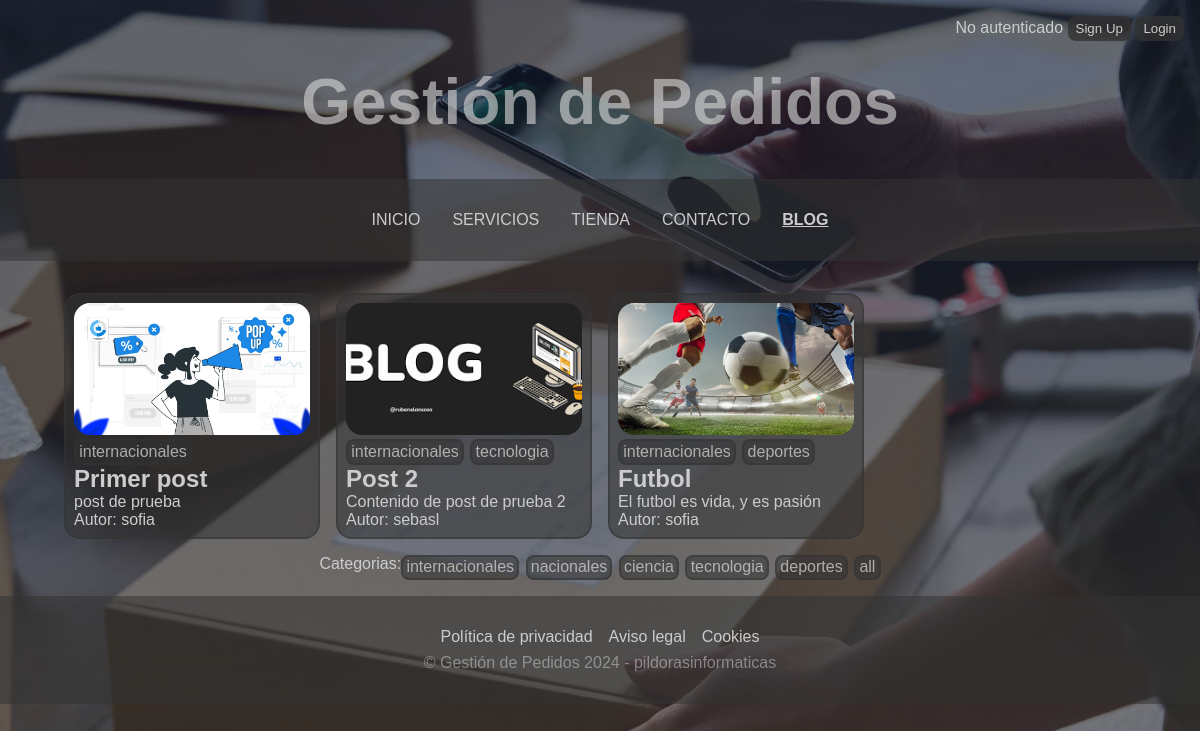
Page /blog/categoria/1 on the committed database.
### blog/models.py (models this page shows, shortened)
class Post(models.Model):
    titulo = models.CharField(max_length=50)
    contenido = models.CharField(max_length=50)
    imagen = models.ImageField(upload_to='blog', null=True, blank=True)
    autor = models.ForeignKey(User, on_delete=models.CASCADE)
    categorias = models.ManyToManyField(Categoria)
    created = models.DateTimeField(auto_now_add=True)
    updated = models.DateTimeField(auto_now_add=True)
    class Meta():
        verbose_name = "post"
        verbose_name_plural = "posts"

class Categoria(models.Model):
    nombre = models.CharField(max_length=50)
    created = models.DateTimeField(auto_now_add=True)
    updated = models.DateTimeField(auto_now_add=True)
    class Meta():
        verbose_name = "categoria"
        verbose_name_plural = "categorias"

### blog/views.py (the view)
# urls.py: path('categoria/<int:categoria_id>', views.categoria, name='categoria')
def categoria(request, categoria_id):
    categoria = Categoria.objects.get(id=categoria_id)
    posts = Post.objects.filter(categorias=categoria)
    categorias = Categoria.objects.all()
    return render(request, "blog/categoria.html", {'categoria': categoria, 'posts': posts, 'categorias': categorias})

### carro/context_processor.py (called while the page is built)
def importe_total_carro(request):
    total = 0
    if request.user.is_authenticated:
        if "carro" in request.session:
            for key, value in request.session["carro"].items():
                total = total + float(value["precio"])
    return {"importe_total_carro": total}

### blog/templates/blog/categoria.html
{% extends "proyectowebapp/base.html" %}
{% load static %}
{% block custom_style %}
<link href="{% static 'proyectowebapp/css/blog.css'%}" rel="stylesheet">
{% endblock %}
{% block main %}
<main class="content">
  <section class="posts">
    {% for post in posts %}
    <article class="post">
      {% if post.imagen %}
      <div class="post__img-container">
        <img src="{{post.imagen.url}}" alt="{{post.titulo}}">
      </div>
      {% endif %}
      <div class="categories-container">
        {% for categorie in post.categorias.all %}
        <p class="categorie"><a href="{% url "categoria" categorie.id %}">{{categorie.nombre}}</a></p>
        {% endfor %}
      </div>
      <div class="post__description-container">
        <h2 class="post__title">{{post.titulo}}</h2>
        <p class="post__content">{{post.contenido}}</p>
      </div>
      <div class="post_author">Autor: {{post.autor}}</div>
    </article>
    {% endfor %}
  </section>
  <section class="categories">
    Categorias:
    <div class="categories-container">
    {% for categorie in categorias %}
      <p class="categorie"><a href="{% url "categoria" categorie.id %}">{{categorie.nombre}}</a></p>
    {% endfor %}
      <p class="categorie"><a href="{% url "blog" %}">all</a></p>
    </div>
  </section>
</main>
{% endblock %}

### proyectowebapp/static/proyectowebapp/css/index.css (style rules this page uses)
* { margin: 0; padding: 0; box-sizing: border-box; }
body { font-family: sans-serif; color: #ccc; background: linear-gradient(rgba(15, 25, 47, 0.65), rgba(60, 60, 60, 0.65)), url("../img/bg_main.jpg"); background-attachment: fixed; background-position: center; background-size: cover; }

### proyectowebapp/static/proyectowebapp/css/blog.css (style rules this page uses)
.content { display: flex; flex-direction: column; margin: 2rem 1rem 1rem; align-items: center; gap: 1rem; }
.posts { display: grid; grid-template-columns: repeat(4,1fr); gap: 1rem; align-items: baseline; }
.post { display: flex; flex-direction: column; max-width: 16rem; padding: .5rem; border: 2px solid #3338; border-radius: 1rem; background-color: #3338; }
.post__img-container img { width: 100%; border-radius: 1rem; aspect-ratio: 16 / 9; object-fit: cover; }
.categories-container { display: flex; gap: .4rem; }
.categorie { width: max-content; flex-wrap: nowrap; border: 2px solid #3338; border-radius: .5rem; background-color: #3338; padding: .1rem .2rem; color: #cccc; }
.categorie a { color: #cccc; text-decoration: none; }
.categories { display: flex; width: 90%; justify-content: center; }

### rows in the picture
Post: imagen (picture), titulo "Primer post", contenido "post de prueba", autor "sofia"
Categoria: nombre "internacionales"
Post: imagen (picture), titulo "Post 2", contenido "Contenido de post de prueba 2", autor "sebasl"
Categoria: nombre "tecnologia"
Post: imagen (picture), titulo "Futbol", contenido "El futbol es vida, y es pasión", autor "sofia"
Categoria: nombre "deportes"
Categoria: nombre "nacionales"
Categoria: nombre "ciencia"
